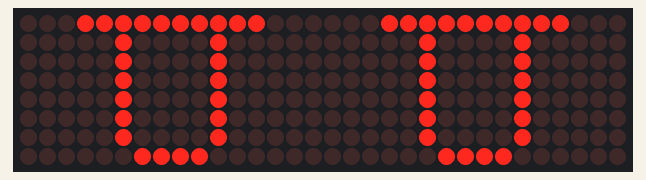
A sketch run on a simulated Arduino Uno, built with avr-gcc and run on an emulated ATmega328P. Shown: 32×8 LED matrix.

Above: at 0.1 s.
At 5.1 s:
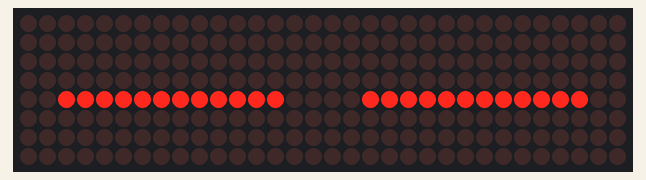

The sketch:

BOT_EYES.ino
```cpp
#include "LedControl.h"

LedControl lc=LedControl(11,13,10,4);  // Pins: DIN,CLK,CS, # of Display connected

unsigned long delayTime=100;  // Delay between Frames

byte invader1a[] =
{
   B11111000,  // First frame of invader #1
   B00100000,
   B00100000,
   B00100000,
   B00100000,
   B00100000,
   B00100000,
   B11000000
};

byte invader1b[] =
{
  B00000000, // Second frame of invader #1
  B00000000,
  B00000000,
  B00000000,
  B11111100,
  B00000000,
  B00000000,
  B00000000
};

byte invader2a[] =
{
  B00011111, // First frame of invader #2
  B00000100,
  B00000100,
  B00000100,
  B00000100,
  B00000100,
  B00000100,
  B00000011
};

byte invader2b[] =
{
  B00000000, // Second frame of invader #2
  B00000000,
  B00000000,
  B00000000,
  B00111111,
  B00000000,
  B00000000,
  B00000000
};

byte invader3a[] =
{
  B11111000,  // First frame of invader #3
  B00100000,
  B00100000,
  B00100000,
  B00100000,
  B00100000,
  B00100000,
  B11000000
};

byte invader3b[] =
{
  B00000000, // Second frame of invader #3
  B00000000,
  B00000000,
  B00000000,
  B11111100,
  B00000000,
  B00000000,
  B00000000
};

byte invader4a[] =
{
  B00011111, // First frame of invader #4
  B00000100,
  B00000100,
  B00000100,
  B00000100,
  B00000100,
  B00000100,
  B00000011
};

byte invader4b[] =
{
  B00000000, // Second frame of invader #4
  B00000000,
  B00000000,
  B00000000,
  B00111111,
  B00000000,
  B00000000,
  B00000000
};

void setup()
{
  lc.shutdown(0,false);  // Wake up displays
  lc.shutdown(1,false);
  lc.shutdown(2,false);
  lc.shutdown(3,false);
  lc.setIntensity(0,5);  // Set intensity levels
  lc.setIntensity(1,5);
  lc.setIntensity(2,5);
  lc.setIntensity(3,5);
  lc.clearDisplay(0);  // Clear Displays
  lc.clearDisplay(1);
  lc.clearDisplay(2);
  lc.clearDisplay(3);
}


//  Take values in Arrays and Display them
void sinvader1a()
{
  for (int i = 0; i < 8; i++)
  {
    lc.setRow(0,i,invader1a[i]);
  }
}

void sinvader1b()
{
  for (int i = 0; i < 8; i++)
  {
    lc.setRow(0,i,invader1b[i]);
  }
}

void sinvader2a()
{
  for (int i = 0; i < 8; i++)
  {
    lc.setRow(1,i,invader2a[i]);
  }
}

void sinvader2b()
{
  for (int i = 0; i < 8; i++)
  {
    lc.setRow(1,i,invader2b[i]);
  }
}

void sinvader3a()
{
  for (int i = 0; i < 8; i++)
  {
    lc.setRow(2,i,invader1a[i]);
  }
}

void sinvader3b()
{
  for (int i = 0; i < 8; i++)
  {
    lc.setRow(2,i,invader1b[i]);
  }
}

void sinvader4a()
{
  for (int i = 0; i < 8; i++)
  {
    lc.setRow(3,i,invader2a[i]);
  }
}

void sinvader4b()
{
  for (int i = 0; i < 8; i++)
  {
    lc.setRow(3,i,invader2b[i]);
  }
}

void loop()
{
// Put #1 frame on both Display
    sinvader1a();sinvader2a();sinvader3a();sinvader4a();
    delay(delayTime*50);
    sinvader1b();sinvader2b();sinvader3b();sinvader4b();
    delay(delayTime);


// Put #2 frame on both Display

    delay(delayTime);

    delay(delayTime);

// Put #3 frame on both Display

    delay(delayTime);

    delay(delayTime);


// Put #4 frame on both Display

    delay(delayTime);

    delay(delayTime);

}
```

Measured:
- what the display in image 1 shows lasts 0.8 s, from 5.0 s to 5.8 s
